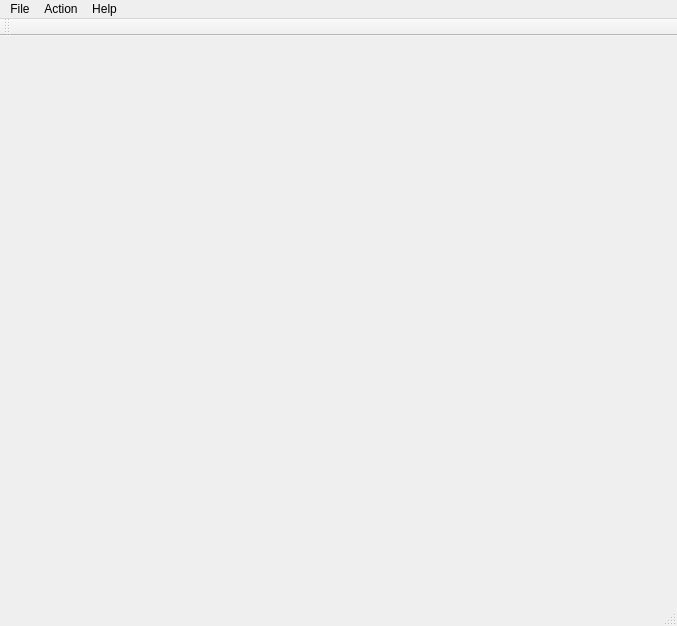
<?xml version="1.0" encoding="UTF-8"?>
<ui version="4.0">
 <class>MainWindow</class>
 <widget class="QMainWindow" name="MainWindow">
  <property name="geometry">
   <rect>
    <x>0</x>
    <y>0</y>
    <width>677</width>
    <height>626</height>
   </rect>
  </property>
  <property name="windowTitle">
   <string>MainWindow</string>
  </property>
  <widget class="QWidget" name="centralWidget">
   <layout class="QGridLayout" name="gridLayout" rowstretch="0">
    <item row="0" column="0">
     <layout class="QGridLayout" name="imageLayout"/>
    </item>
   </layout>
  </widget>
  <widget class="QMenuBar" name="menuBar">
   <property name="geometry">
    <rect>
     <x>0</x>
     <y>0</y>
     <width>677</width>
     <height>21</height>
    </rect>
   </property>
   <widget class="QMenu" name="menuFile">
    <property name="title">
     <string>File</string>
    </property>
    <addaction name="actionSave_Image"/>
    <addaction name="actionConfigure"/>
    <addaction name="actionExit"/>
   </widget>
   <widget class="QMenu" name="menuHelp">
    <property name="title">
     <string>Help</string>
    </property>
    <addaction name="actionHelp"/>
    <addaction name="actionAbout"/>
   </widget>
   <widget class="QMenu" name="menuAction">
    <property name="title">
     <string>Action</string>
    </property>
    <addaction name="actionPlay_Pause"/>
    <addaction name="actionDefault_program"/>
    <addaction name="actionRaw_video"/>
    <addaction name="actionCooked_video"/>
   </widget>
   <addaction name="menuFile"/>
   <addaction name="menuAction"/>
   <addaction name="menuHelp"/>
  </widget>
  <widget class="QStatusBar" name="statusBar"/>
  <widget class="QToolBar" name="toolBar">
   <property name="windowTitle">
    <string>toolBar</string>
   </property>
   <attribute name="toolBarArea">
    <enum>TopToolBarArea</enum>
   </attribute>
   <attribute name="toolBarBreak">
    <bool>false</bool>
   </attribute>
  </widget>
  <action name="actionExit">
   <property name="text">
    <string>Exit</string>
   </property>
  </action>
  <action name="actionSave_Image">
   <property name="enabled">
    <bool>true</bool>
   </property>
   <property name="text">
    <string>Save Image...</string>
   </property>
  </action>
  <action name="actionPlay_Pause">
   <property name="text">
    <string>Run/Stop</string>
   </property>
   <property name="toolTip">
    <string>Run/stop</string>
   </property>
  </action>
  <action name="actionHelp">
   <property name="enabled">
    <bool>true</bool>
   </property>
   <property name="text">
    <string>Help...</string>
   </property>
  </action>
  <action name="actionAbout">
   <property name="text">
    <string>About...</string>
   </property>
  </action>
  <action name="actionConfigure">
   <property name="text">
    <string>Configure...</string>
   </property>
   <property name="toolTip">
    <string>Configure parameters</string>
   </property>
  </action>
  <action name="actionProgram">
   <property name="text">
    <string>Program...</string>
   </property>
  </action>
  <action name="actionRaw_video">
   <property name="text">
    <string>Raw video</string>
   </property>
   <property name="toolTip">
    <string>Display raw video</string>
   </property>
  </action>
  <action name="actionCooked_video">
   <property name="text">
    <string>Cooked video</string>
   </property>
   <property name="toolTip">
    <string>Display cooked (processed) video</string>
   </property>
  </action>
  <action name="actionDefault_program">
   <property name="text">
    <string>Default program</string>
   </property>
  </action>
 </widget>
 <layoutdefault spacing="6" margin="11"/>
 <resources/>
 <connections/>
</ui>
